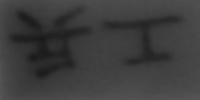
#> input picture Project4/opencv_test/ex_red_3.jpg, 200 x 100 px
$ python ThresholdSplit.py
#> lines starting #> are read from the running program, lines starting #| are printed output that depends on the picture; after the words box and inside, x2 and y2 are one past the last pixel; in counts of white or black regions, pixels touching at a corner belong together
import cv2
import matplotlib.pyplot as plt

# 1. 图像读取
img = cv2.imread('ex_red_3.jpg',0)
#> img is the input picture: shape (100, 200); min 26, max 88, mean 61

# 2.固定阈值
ret, th1 = cv2.threshold(img, 40, 255, cv2.THRESH_BINARY)
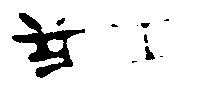
#> th1: shape (100, 200); 91.1% white; 10 black regions (5 under 20 px), largest, box (x1, y1, x2, y2) and area: (12, 13, 85, 78) 1552, (145, 46, 155, 60) 83, (56, 18, 65, 26) 41, (141, 23, 150, 28) 35, (144, 34, 148, 43) 26


# 3.自适应阈值
# 3.1 邻域内求均值
th2 = cv2.adaptiveThreshold(img, 255, cv2.ADAPTIVE_THRESH_MEAN_C, cv2.THRESH_BINARY, 27, 4) # 11 4
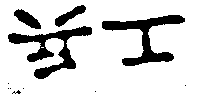
#> th2: shape (100, 200); 83.8% white; 11 black regions (7 under 20 px), largest, box (x1, y1, x2, y2) and area: (8, 26, 92, 79) 1369, (102, 15, 185, 66) 1315, (14, 9, 41, 29) 274, (55, 5, 86, 27) 263
th2 = cv2.medianBlur(th2,5)
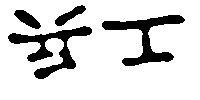
#> th2: shape (100, 200); 84% white; 4 black regions, box (x1, y1, x2, y2) and area: (8, 26, 92, 79) 1365, (102, 15, 185, 66) 1313, (14, 10, 41, 29) 262, (55, 5, 86, 26) 254
# 3.2 邻域内高斯加权
th3 = cv2.adaptiveThreshold(img, 255, cv2.ADAPTIVE_THRESH_GAUSSIAN_C, cv2.THRESH_BINARY, 29, 4)
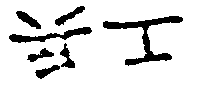
#> th3: shape (100, 200); 88.5% white; 7 black regions, largest, box (x1, y1, x2, y2) and area: (103, 16, 183, 66) 945, (9, 27, 92, 43) 476, (55, 6, 85, 26) 196
# 4 结果绘制
# titles = ['原图', '全局阈值(v = 127)', '自适应阈值（求均值）', '自适应阈值（高斯加权）']
titles = ['Origin', 'Threshold(v=40)', 'AdaptiveThreshold(mean)', 'AdaptiveThreshold(Guass)']
images = [img, th1, th2, th3]
plt.figure(figsize=(10,6))
for i in range(4):
    plt.subplot(2, 2, i + 1), plt.imshow(images[i], 'gray')
    plt.title(titles[i], fontsize=8)
    plt.xticks([]), plt.yticks([])
plt.show()
